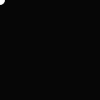
Frame 1 (no input)
Frame 60 (the mouse pressed at the canvas centre just before this capture): identical to frame 1, image omitted
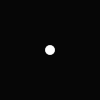
Frame 120 (the mouse held since frame 60 and released just before this capture)

The Processing sketch that drew these frames (run headless with seeded random() and noise(); from frame 60 on, the mouse is pressed at the canvas centre):

// Processing sketch: sketch_1906tt05b
// ── sketch_1906tt05b.pde
int num = 50;
int[] x = new int[num];
int[] y = new int[num];
int indexPosition = 0;

void setup() {
  size(100, 100);
  noStroke();
  fill(255, 102);
}

void draw() {
  background(6);
  x[indexPosition] = mouseX;
  y[indexPosition] = mouseY;
  // Cycle between 0 and the number of elements
  indexPosition = (indexPosition + 1) % num;
  for (int i = 0; i < num; i++) {
    // Set the array position to read
    int pos = (indexPosition + i) % num;
    float radius = (num-i) / 5.0;
    ellipse(x[pos], y[pos], radius, radius);
  }
}
